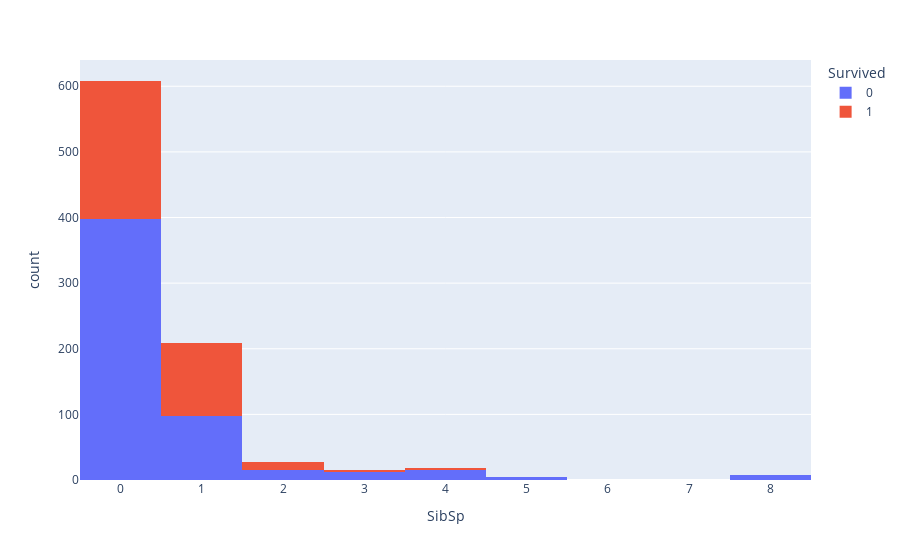

Here is the notebook cell this chart was saved with:
### Code cell
fig = px.histogram(titanic.df, x="SibSp", color="Survived")
fig.show()

### Figure 1 — Plotly figure (JSON) as saved in the notebook; plotly's stock layout.template omitted (floating-point values rounded to 4 significant figures; data arrays with more than 128 entries replaced by an {"elided": "..."} marker saying what was removed)
{"data": [{"bingroup": "x", "hovertemplate": "Survived=0<br>SibSp=%{x}<br>count=%{y}<extra></extra>", "legendgroup": "0", "marker": {"color": "#636efa", "pattern": {"shape": ""}}, "name": "0", "orientation": "v", "showlegend": true, "type": "histogram", "x": {"elided": "549 int values"}, "xaxis": "x", "yaxis": "y"}, {"bingroup": "x", "hovertemplate": "Survived=1<br>SibSp=%{x}<br>count=%{y}<extra></extra>", "legendgroup": "1", "marker": {"color": "#EF553B", "pattern": {"shape": ""}}, "name": "1", "orientation": "v", "showlegend": true, "type": "histogram", "x": {"elided": "342 int values"}, "xaxis": "x", "yaxis": "y"}], "layout": {"barmode": "relative", "legend": {"title": {"text": "Survived"}, "tracegroupgap": 0}, "margin": {"t": 60}, "xaxis": {"anchor": "y", "domain": [0, 1], "title": {"text": "SibSp"}}, "yaxis": {"anchor": "x", "domain": [0, 1], "title": {"text": "count"}}}}
